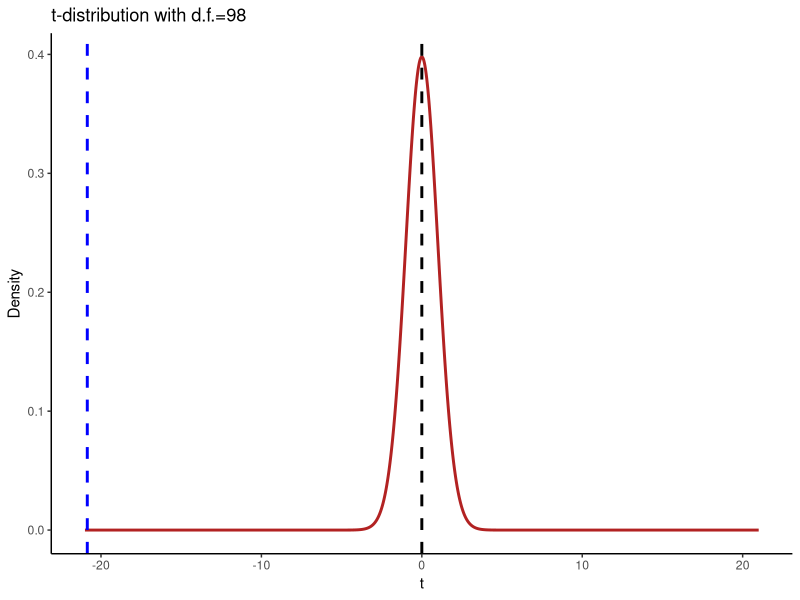
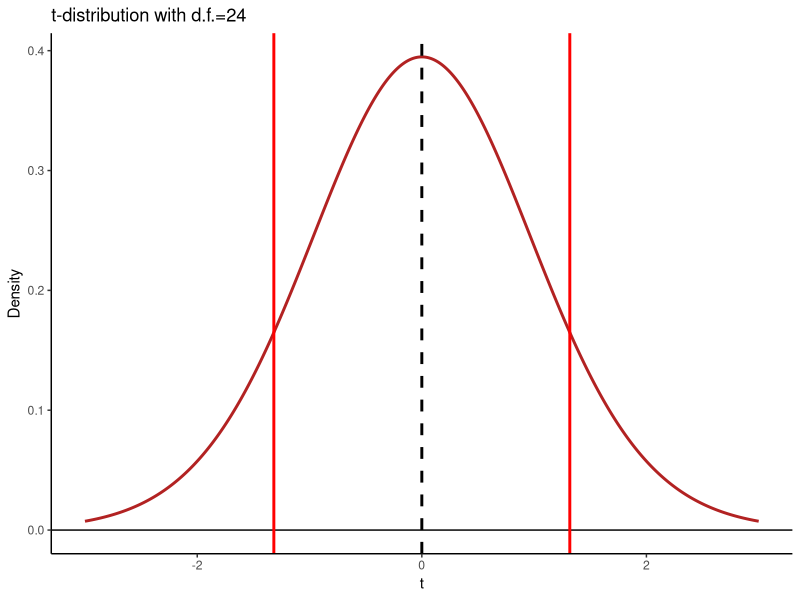
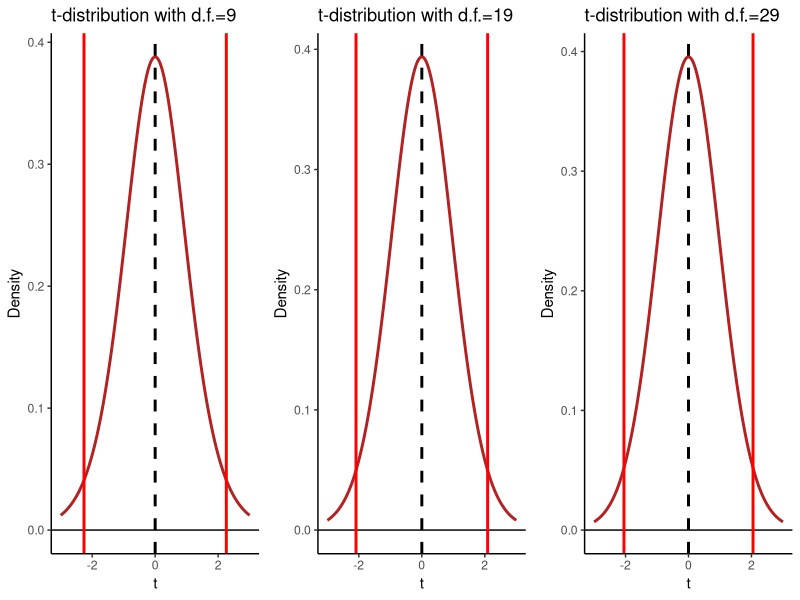

Here is the R script that generated these plots, in order:
library(tidyverse)

tdist <- seq(-21,21,by=.01)
Density <- dt(tdist, df=98)
dfx <- data.frame(tdist,Density)


ggplot(dfx, aes(x=tdist,y=Density))+
  theme_classic()+
  geom_line(intercept=0, color='firebrick',lwd=1) +
  geom_vline(xintercept=0, lty=2, color='black', lwd=1)+
  geom_vline(xintercept=-20.854, color='blue',lwd=1,lty=2 ) +
  ggtitle("t-distribution with d.f.=98") +
  xlab("t")





library(tidyverse)
tdist <- seq(-3,3,by=.01)
Density <- dt(tdist, df=24)
dfx <- data.frame(tdist,Density)

qt(.90, df = 24)

ggplot(dfx, aes(x=tdist,y=Density))+
  theme_classic()+
  geom_line(intercept=0, color='firebrick',lwd=1) +
  geom_hline(yintercept=0, lty=1, color='black')+
  geom_vline(xintercept=0, lty=2, color='black', lwd=1)+
  geom_vline(xintercept=-1.3178, color='red',lwd=1,lty=1 ) +
  geom_vline(xintercept=1.3178, color='red',lwd=1,lty=1 ) +
  ggtitle("t-distribution with d.f.=24") +
  xlab("t")





dist <- seq(-3,3,by=.01)
Density <- dt(tdist, df=9)
dfx <- data.frame(tdist,Density)

qt(.975, df = 9)

p1 = ggplot(dfx, aes(x=tdist,y=Density))+
  theme_classic()+
  geom_line(intercept=0, color='firebrick',lwd=1) +
  geom_hline(yintercept=0, lty=1, color='black')+
  geom_vline(xintercept=0, lty=2, color='black', lwd=1)+
  geom_vline(xintercept=-2.26, color='red',lwd=1,lty=1 ) +
  geom_vline(xintercept=2.26, color='red',lwd=1,lty=1 ) +
  ggtitle("t-distribution with d.f.=9") +
  xlab("t") +
  xlim(-3,3)


dist <- seq(-3,3,by=.01)
Density <- dt(tdist, df=19)
dfx <- data.frame(tdist,Density)

qt(.975, df = 19)

p2 = ggplot(dfx, aes(x=tdist,y=Density))+
  theme_classic()+
  geom_line(intercept=0, color='firebrick',lwd=1) +
  geom_hline(yintercept=0, lty=1, color='black')+
  geom_vline(xintercept=0, lty=2, color='black', lwd=1)+
  geom_vline(xintercept=-2.09, color='red',lwd=1,lty=1 ) +
  geom_vline(xintercept=2.09, color='red',lwd=1,lty=1 ) +
  ggtitle("t-distribution with d.f.=19") +
  xlab("t")



dist <- seq(-3,3,by=.01)
Density <- dt(tdist, df=29)
dfx <- data.frame(tdist,Density)

qt(.975, df = 29)

p3 = ggplot(dfx, aes(x=tdist,y=Density))+
  theme_classic()+
  geom_line(intercept=0, color='firebrick',lwd=1) +
  geom_hline(yintercept=0, lty=1, color='black')+
  geom_vline(xintercept=0, lty=2, color='black', lwd=1)+
  geom_vline(xintercept=-2.05, color='red',lwd=1,lty=1 ) +
  geom_vline(xintercept=2.05, color='red',lwd=1,lty=1 ) +
  ggtitle("t-distribution with d.f.=29") +
  xlab("t")

library(gridExtra)
grid.arrange(p1,p2,p3,nrow=1)
